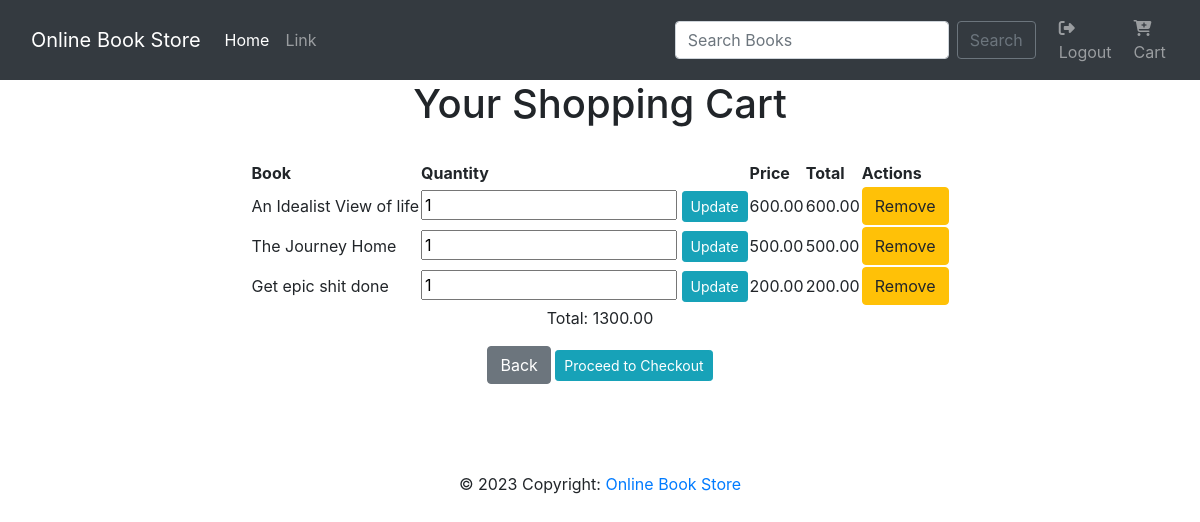
/viewcart (signed in), run on the app's committed database.
### cart/models.py (models this page shows, shortened)
class Cart(models.Model):
    user = models.ForeignKey(User, null=True,on_delete=models.CASCADE)
    book = models.ForeignKey(Book,null=True,on_delete=models.CASCADE)
    quantity = models.PositiveIntegerField(default=1)

class Book(models.Model):
    title = models.CharField(max_length=255)
    author = models.CharField(max_length=255)
    genre = models.CharField(max_length=255)
    price = models.DecimalField(max_digits=10,decimal_places=2)
    available_quantity = models.PositiveIntegerField()
    image = models.FileField(upload_to='images/',blank=True,null = True)

### cart/views.py (the view)
# urls.py: path('viewcart', views.viewcart,name='viewcart'),
def viewcart(request):
    cart_items = Cart.objects.filter(user=request.user)
    cart_total = 0
    for item in cart_items:
        item.total_price = item.book.price * item.quantity  # Calculate total price for each item
        cart_total += item.total_price  # Add to the cart total
    return render(request, 'viewcart.html', {'cart_items': cart_items, 'cart_total': cart_total})

### cart/templates/viewcart.html (shortened to what this page needs)
{% extends "base.html" %}
{% block content %}
<center>
<h1>Your Shopping Cart</h1>
<br/>
<table>
    <thead>
        <tr>
            <th>Book</th>
            <th>Quantity</th>
            <th>Price</th>
            <th>Total</th>
            <th>Actions</th>
        </tr>
    </thead>
    <tbody>
        {% for cart_item in cart_items %}
            <tr>
                <td>{{ cart_item.book.title }}</td>
                <td>
                    <form method="post" action="{% url 'update_cart' cart_item.id %}">
                        <input type="number" name="quantity" value="{{ cart_item.quantity }}" min="1">
                        <button type="submit" class="btn btn-sm btn-info" >Update</button>
                    </form>
                </td>
                <td>{{ cart_item.book.price }}</td>
                <td>{{ cart_item.total_price }}</td>
                <td><a class="btn btn-warning" href="{% url 'remove_from_cart' cart_item.id %}">Remove</a></td>
            </tr>
        {% endfor %}
    </tbody>
</table>
<p>Total: {{ cart_total }}</p>
<a href="{% url 'home' %}"><button type="button" class="btn btn-secondary">Back</button></a>
<a class="btn btn-sm btn-info" href="{% url 'checkout'  %}">Proceed to Checkout</a>
</center>
{% endblock %}

### data on the page
Cart: book "An Idealist View of life", quantity "1", book.price "600.00", total_price "600.00"
Cart: book "The Journey Home", quantity "1", book.price "500.00", total_price "500.00"
Cart: book "Get epic shit done", quantity "1", book.price "200.00", total_price "200.00"

### other printed values
{{ cart_total }} "1300.00"
